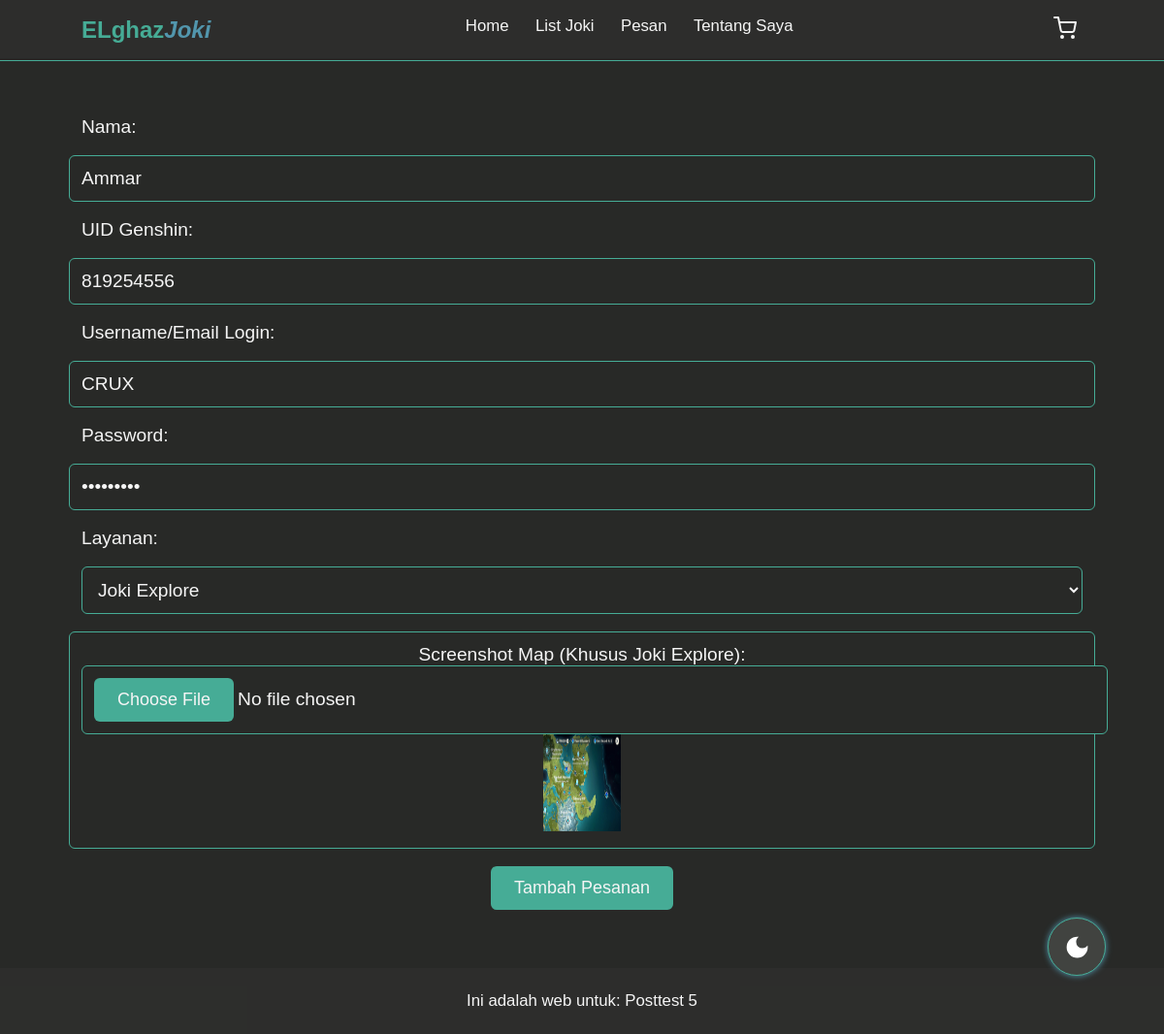
Page /edit.php?id=27 on the committed database.
### tables this page shows
CREATE TABLE `akun` (
  `id` int(11) NOT NULL,
  `Nama` varchar(50) NOT NULL,
  `UID` int(10) NOT NULL,
  `Username` varchar(50) NOT NULL,
  `password` varchar(50) NOT NULL,
  `jenis_joki` enum('quest','explore','material','build','rawat_akun') NOT NULL,
  `ss_map` varchar(255) DEFAULT NULL
);

### edit.php (the view, shortened to what this page needs)
<?php
require 'koneksi.php';
$id = $_GET['id'];
$query = "SELECT * FROM akun WHERE id = $id";
$result = mysqli_query($conn, $query);
$listakun = [];
while ($row = mysqli_fetch_assoc($result)) {
    $listakun[] = $row;
}
$listakun = $listakun[0];
?>
<!DOCTYPE html>
<html lang="en">
<head>
    <link rel="stylesheet" href="styles/style.css">
</head>
<body>
    <header>
        <?php require "navbar.php"; ?>
    </header>
    <div id="pesan">
        <form action="" method="POST" enctype="multipart/form-data">
            <label for="Nama">Nama:</label>
            <input type="text" id="Nama" name="Nama" value="<?php echo $listakun['Nama'] ?>" required>
            <label for="UID">UID Genshin:</label>
            <input type="number" id="UID" name="UID" placeholder="80xxxxxx" value="<?php echo $listakun['UID'] ?>" min="0" required>
            <label for="Username">Username/Email Login:</label>
            <input type="text" id="Username" name="Username" value="<?php echo $listakun['Username'] ?>" required>
            <label for="password">Password:</label>
            <input type="password" id="password" name="password" value="<?php echo $listakun['password'] ?>" required>
            <label for="jenis_joki">Layanan:</label>
            <select id="jenis_joki" name="jenis_joki" required onchange="toggleSSMap()">
                <option value="explore" <?php echo $listakun['jenis_joki'] == 'explore' ? 'selected' : '' ?>>Joki Explore</option>
            </select>
            <div id="ss_map_container" style="width: 100%; padding: 1rem; font-size: 1.6rem; border: 1px solid var(--accent-color); border-radius: 0.5rem; background-color: var(--second-color); color: var(--putih); cursor: pointer;"
                onfocus="this.style.borderColor = 'var(--accent-color2)';"
                onblur="this.style.borderColor = 'var(--accent-color)';">
                <label for="ss_map">Screenshot Map (Khusus Joki Explore):</label>
                <input type="file" id="ss_map" name="ss_map">
                <br>
                <img src="images/<?php echo $listakun['ss_map']  ?>" alt="<?php echo $listakun['ss_map'] ?>" style="width:80px; height: 100px">
            </div>
            <input type="submit" value="Tambah Pesanan" name="tambah" class="tambah">
        </form>
    </div>
    <footer>
        <?php require "footer.php"; ?>
    </footer>
</body>
</html>

### styles/style.css (style rules this page uses)
* { margin: 0; padding:0; }
:root { --base-color: #414340; --second-color: rgb(40, 41, 39); --nav-color: rgba(40, 41, 39, 0.8); --accent-color: #46ac96; --accent-color2: #5296ad; --putih: #f5f5f5; }
body { margin: 0; padding: 0; font-family: 'Poppins', sans-serif; background-color: var(--base-color); color: var(--putih); }
#pesan { padding: 5rem 7%; background-color: var(--second-color); color: var(--putih); text-align: center; transition: background-color 0.3s ease; margin-top: 5rem; }
#pesan form { display: flex; flex-direction: column; align-items: center; gap: 1.5rem; }
#pesan label { font-size: 1.6rem; color: var(--putih); text-align: left; width: 100%; }
#pesan input[type="text"], #pesan input[type="number"], #pesan input[type="password"], #pesan select { width: 100%; padding: 1rem; font-size: 1.6rem; border: 1px solid var(--accent-color); border-radius: 0.5rem; background-color: var(--second-color); color: var(--putih); transition: border-color 0.3s ease; }
#pesan input[type="file"] { width: 100%; padding: 1rem; font-size: 1.6rem; border: 1px solid var(--accent-color); border-radius: 0.5rem; background-color: var(--second-color); color: var(--putih); transition: border-color 0.3s ease; cursor: pointer; }
input[type="submit"] { background-color: var(--accent-color); color: var(--putih); border: none; padding: 1rem 2rem; font-size: 1.5rem; border-radius: 0.5rem; transition: background-color 0.3s ease, transform 0.3s ease; }
@media (max-width: 1366px) { html { font-size: 75%; } }

### rows in the picture
akun: Nama "Ammar", UID "819254556", Username "CRUX", jenis_joki "Joki Explore", ss_map (picture)
